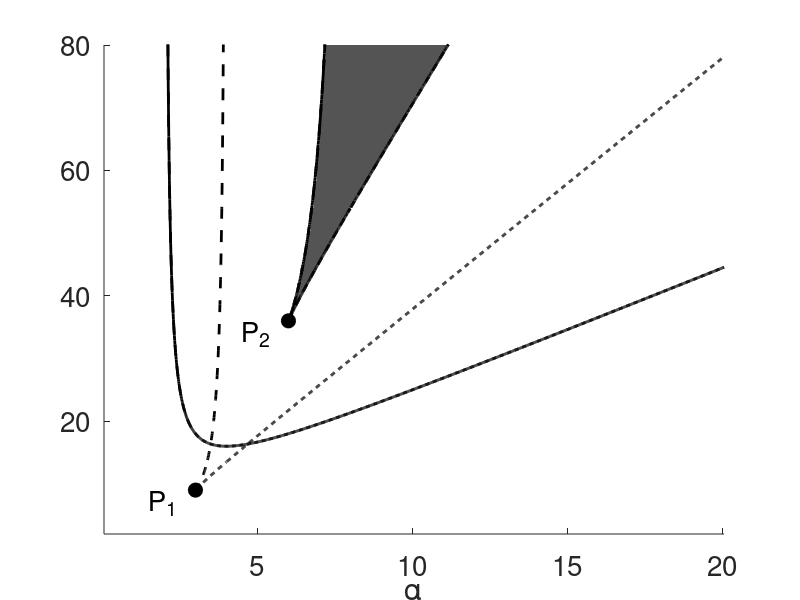

Reproduce this figure in MATLAB. (Note: this script raises an error after producing the figure.)
function f=bnm2subPspaceCheat%(A)
alpha=(.05:.1:20.05); la=length(alpha);
beta=(2:.2:80); lb=length(beta);
A=zeros(la,lb);
[al,be]=meshgrid(alpha,beta);
al=al'; be=be';
A(be>2*al.^2./(al-2))=1;
A(al<2)=0;
m1=4./(8-al).*(9*al-al.^2+sqrt(al.*(al-6).^3));
m2=4./(8-al).*(9*al-al.^2-sqrt(al.*(al-6).^3));

B=zeros(la,lb);
be58=be; be58(al<5)=NaN; be58(al>8)=NaN;
%be5=be; be5(al<5)=NaN;
be8=be; be8(al<8)=NaN;
B(be58<m1)=.5;
B(be58>m2)=B(be58>m2)+.5;
B(be8>m2)=B(be8>m2)+1;
B(B>1)=1; B(B<1)=0;
A=A+B;
A(A==0)=NaN;
%

%}
f=A;
%Plot:
fs=20; lw=2; ms=10;
alphaLine=(2.01:.01:alpha(end));
betaLine=2*alphaLine.^2./(alphaLine-2);

alphaLine2=(6:.01:alpha(end));
qq=sqrt(alphaLine2.*(alphaLine2-6).^(3));
%alphaLine2a=(6:.01:8);%alpha(end));
%qqa=sqrt(alphaLine2a-6).^(3);
betaLine2p=(4./(alphaLine2-8)).*(alphaLine2.^2-9*alphaLine2+qq);
betaLine2m=(4./(alphaLine2-8)).*(alphaLine2.^2-9*alphaLine2-qq);

eps=.01; thr=5;%Max beta+
al=(3+eps:eps:alpha(end))';
lal=length(al);
[bet1,bet2]=arrayfun(@betfromal,al);

figure
hold on
%
%cmap=[1,1,1;.5,.75,.75;.25,.5,.5];
%p3=parula(3); p3=flipud(p3);
%cmap=[1,1,1;p3(1:2,:)];%.4,.6,.6;0,.2,.2];
cmap=[1,1,1;.67,.67,.67;.33,.33,.33];
colormap(cmap);
contourf(alpha,beta,5*A','LineStyle','none');%'LineWidth',2);%,'LineStyle','none');%,'LineWidth',2)
%plot([2,2],[0,beta(end)],'k--','linewidth',lw)
plot(3,9,'ko','markersize',ms,'markerfacecolor','k','linewidth',1)
plot(6,36,'ko','markersize',ms,'markerfacecolor','k','linewidth',1)
%int1=0; plot([0,alpha(end)],[int1,2*alpha(end)+int1],'k--','linewidth',lw)
plot(alphaLine,betaLine,'k--','linewidth',lw)
plot(alphaLine2,betaLine2p,'k--','linewidth',lw)
plot(alphaLine2,betaLine2m,'k--','linewidth',lw)
%plot([0,alpha(end)],[16,16],'k--','linewidth',lw)
%}
%
a=alpha; a(a<=2)=[]; a(a>=8)=[];
b=beta;%(beta>8);
%
Gammav=54*a.^2./(8-a)./(a-2)./(a+1);
%plot(a,Gammau,'-','linewidth',lw,'color',[0,0,.5])
%plot(a,Gammav,'-','linewidth',lw,'color',[.5,0,0])
plot(alphaLine,betaLine,'k-','linewidth',lw)
plot(alphaLine2,betaLine2p,'k-','linewidth',lw)
plot(alphaLine2,betaLine2m,'k-','linewidth',lw)

plot([0,alpha(end)],[1,1],'k--','linewidth',lw)
plot(al,bet1,'k--','linewidth',lw)
plot(al,bet2,'k--','linewidth',lw)
%}
txt1='P_1';
text(1.5,7,txt1,'fontsize',fs)
txt1='P_2';
text(4.5,34,txt1,'fontsize',fs)
set(gca,'FontSize',fs)
xlabel('\alpha')
ylabel('\beta','rot',0)
grid on
grid minor
box on
ax = gca;
ax.Layer = 'top';
caxis([.5,9.5])
colorbar('ticks',[2,5,8],'ticklabels',{'3','5','9'})
axis([0,alpha(end),0,beta(end)])
hold off
end

function f=toSolve(a,b)
f=b.^3-9*a.*b.^2+6*a.*(a+9).*b+16*a.^2;
end

function [f,g]=betfromal(al)
f=(9*al-2*al^2-2*sqrt(al*(al-3)^3))/(4-al);
g=(9*al-2*al^2+2*sqrt(al*(al-3)^3))/(4-al);
end